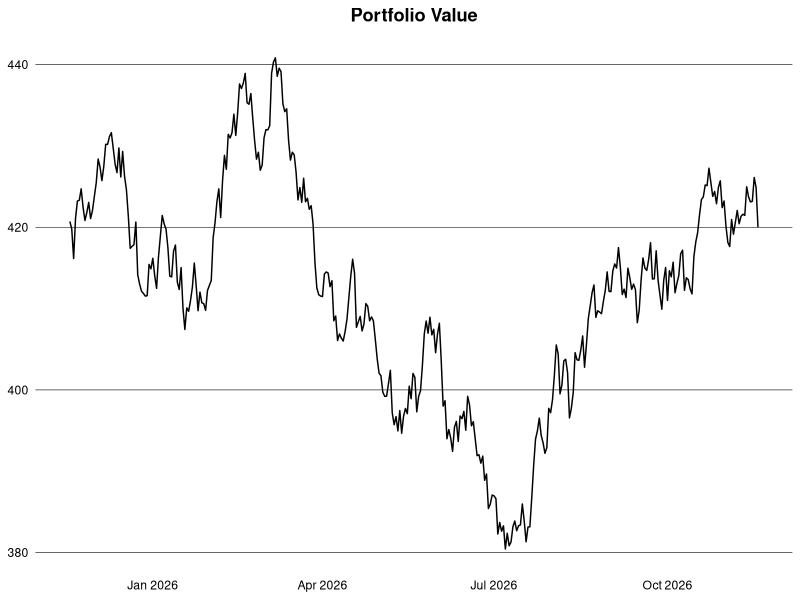
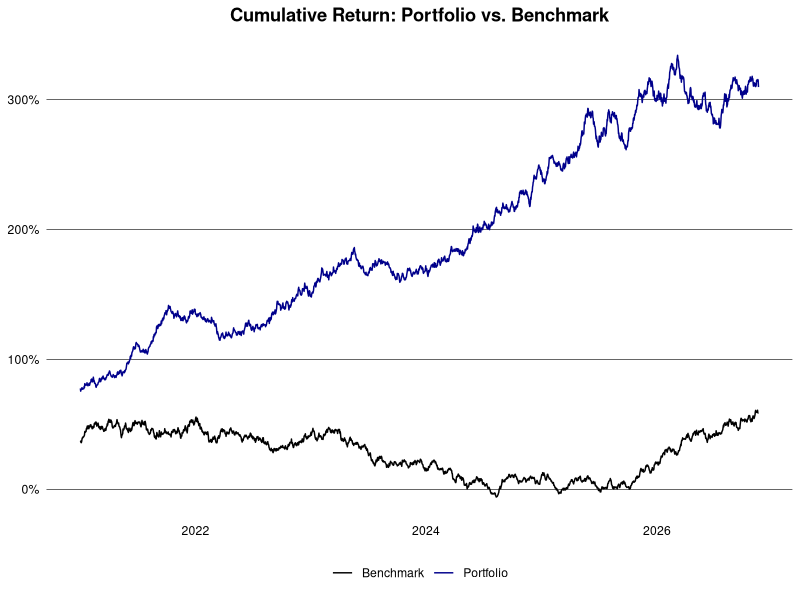
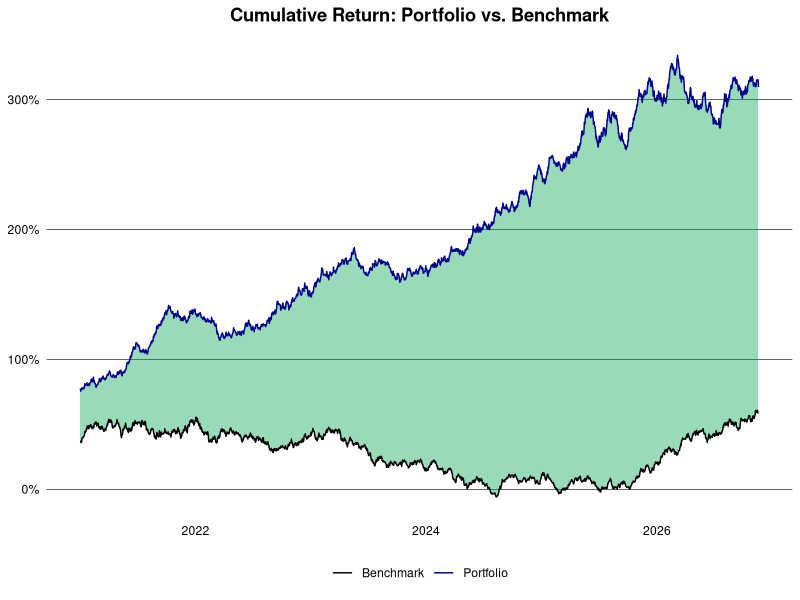

Source code (R) for these figures, in order:
## ---- chunk 1
library(clock)
library(data.table)
library(ggplot2)
## ---- chunk 2
set.seed(1994L)

generate_prices <- function(ticker, start_date, end_date) {
  dates <- seq.Date(as.Date(start_date), as.Date(end_date), by = "days")
  n <- length(dates)
  prices <- cumprod(1 + rnorm(n, mean = 0.0005, sd = 0.01)) * 100
  data.table(
    ticker = ticker,
    date = dates,
    price = prices
  )
}

generate_benchmark <- function(start_date, end_date) {
  dates <- seq.Date(as.Date(start_date), as.Date(end_date), by = "days")
  n <- length(dates)
  prices <- cumprod(1 + rnorm(n, mean = 0.0003, sd = 0.008)) * 3000
  data.table(
    ticker = "SP500",
    date = dates,
    price = prices
  )
}

ticker <- c("AAPL", "GOOGL", "MSFT", "AMZN")
start_date <- "2015-01-01"
end_date <- Sys.Date()

dt <- lapply(ticker, generate_prices, start_date, end_date) |> rbindlist()
alloc <- data.table(
  ticker = ticker,
  weight = c(0.4, 0.3, 0.2, 0.1),
  country = c("USA", "USA", "USA", "USA")
)
dt <- dt[alloc, on = "ticker"]
head(dt)
## ---- chunk 3
logret <- function(x) {
  x <- log(x)
  x - shift(x)
}

dt <- dt |>
  setorder(ticker, date) |>
  _[, let(ret = price / shift(price) - 1, log_ret = logret(price)), by = ticker] |>
  na.omit("ret") |>
  _[, let(wret = ret * weight, value = price * weight)]
head(dt)
## ---- chunk 4
#| dpi = 300
dt |>
  _[date >= add_months(end_date, -12L), .(value = sum(value)), by = date] |>
  ggplot(aes(x = date, y = value)) +
  geom_line() +
  theme_minimal() +
  theme(
    plot.title = element_text(face = "bold", hjust = 0.5),
    panel.grid.major.y = element_line(color = "black", linewidth = 0.2),
    panel.grid.major.x = element_blank(),
    panel.grid.minor = element_blank(),
    axis.text = element_text(color = "black"),
    axis.title = element_blank()
  ) +
  labs(title = "Portfolio Value")
## ---- chunk 5
ret_week <- dt[, .(ret = prod(1 + ret) - 1), by = .(ticker, year(date), week(date))]
ret_month <- dt[, .(ret = prod(1 + ret) - 1), by = .(ticker, yearmon(date))]
ret_year <- dt[, .(ret = prod(1 + ret) - 1), by = .(ticker, year(date))]
head(ret_year)
## ---- chunk 6
port_ret_week <- dt[, .(ret = prod(1 + wret) - 1), by = .(year(date), week(date))]
port_ret_month <- dt[, .(ret = prod(1 + wret) - 1), by = .(yearmon(date))]
port_ret_year <- dt[, .(ret = prod(1 + wret) - 1), by = year(date)]
head(port_ret_year)
## ---- chunk 7
bmr <- generate_benchmark(start_date, end_date) |>
  setorder(date) |>
  _[, ret := price / shift(price) - 1] |>
  na.omit("ret")

port <- dt |>
  _[, .(ret = prod(1 + wret) - 1, ticker = "Portfolio"), by = date] |>
  rbind(bmr[, .(ticker, date, ret)]) |>
  setorder(ticker, date) |>
  _[, cum_ret := cumprod(1 + ret) - 1, by = ticker] |>
  _[, ticker := fifelse(ticker == "Portfolio", ticker, "Benchmark")]
## ---- chunk 8
#| dpi = 300
port |>
  _[date > "2021-01-01"] |>
  ggplot(aes(x = date, y = cum_ret, color = ticker)) +
  geom_line() +
  theme_minimal() +
  theme(
    plot.title = element_text(face = "bold", hjust = 0.5),
    panel.grid.major.y = element_line(color = "black", linewidth = 0.2),
    panel.grid.major.x = element_blank(),
    panel.grid.minor = element_blank(),
    axis.text = element_text(color = "black"),
    axis.title = element_blank(),
    legend.title = element_blank(),
    legend.position = "bottom"
  ) +
  scale_color_manual(values = c("Portfolio" = "darkblue", "Benchmark" = "black")) +
  scale_y_continuous(labels = scales::percent_format(accuracy = 2L)) +
  labs(title = "Cumulative Return: Portfolio vs. Benchmark")
## ---- chunk 9
#| dpi = 300
perf <- port |>
  dcast(date ~ ticker, value.var = "cum_ret") |>
  setnames(tolower) |>
  _[, diff := portfolio - benchmark]

perf |>
  _[date > "2021-01-01"] |>
  ggplot(aes(x = date)) +
  geom_ribbon(
    aes(
      ymin = pmin(portfolio, benchmark),
      ymax = pmax(portfolio, benchmark),
      fill = diff > 0
    ),
    alpha = 0.4,
    show.legend = FALSE
  ) +
  geom_line(aes(y = portfolio, color = "Portfolio")) +
  geom_line(aes(y = benchmark, color = "Benchmark")) +
  scale_color_manual(values = c("Portfolio" = "darkblue", "Benchmark" = "black")) +
  scale_fill_manual(values = c("TRUE" = "#00A651", "FALSE" = "#FF0000")) +
  scale_y_continuous(labels = scales::percent_format(accuracy = 2L)) +
  labs(title = "Cumulative Return: Portfolio vs. Benchmark") +
  theme_minimal() +
  theme(
    plot.title = element_text(face = "bold", hjust = 0.5),
    panel.grid.major.y = element_line(color = "black", linewidth = 0.2),
    panel.grid.major.x = element_blank(),
    panel.grid.minor = element_blank(),
    axis.text = element_text(color = "black"),
    axis.title = element_blank(),
    legend.title = element_blank(),
    legend.position = "bottom"
  )
## ---- chunk 10

## ---- chunk 11
vola <- dt[, .(daily_vola = sd(log_ret)), by = .(ticker, year(date))] |>
  _[, let(
    weekly_vola = daily_vola * sqrt(5L),
    monthly_vola = daily_vola * sqrt(21L),
    yearly_vola = daily_vola * sqrt(252L)
  )]
head(vola)
## ---- chunk 12
wgt <- alloc$weight
cov_mat <- dt |>
  dcast(date ~ ticker, value.var = "log_ret") |>
  _[, date := NULL] |>
  cov(use = "pairwise.complete.obs")
port_risk <- sqrt(t(wgt) %*% cov_mat %*% wgt)
port_risk
